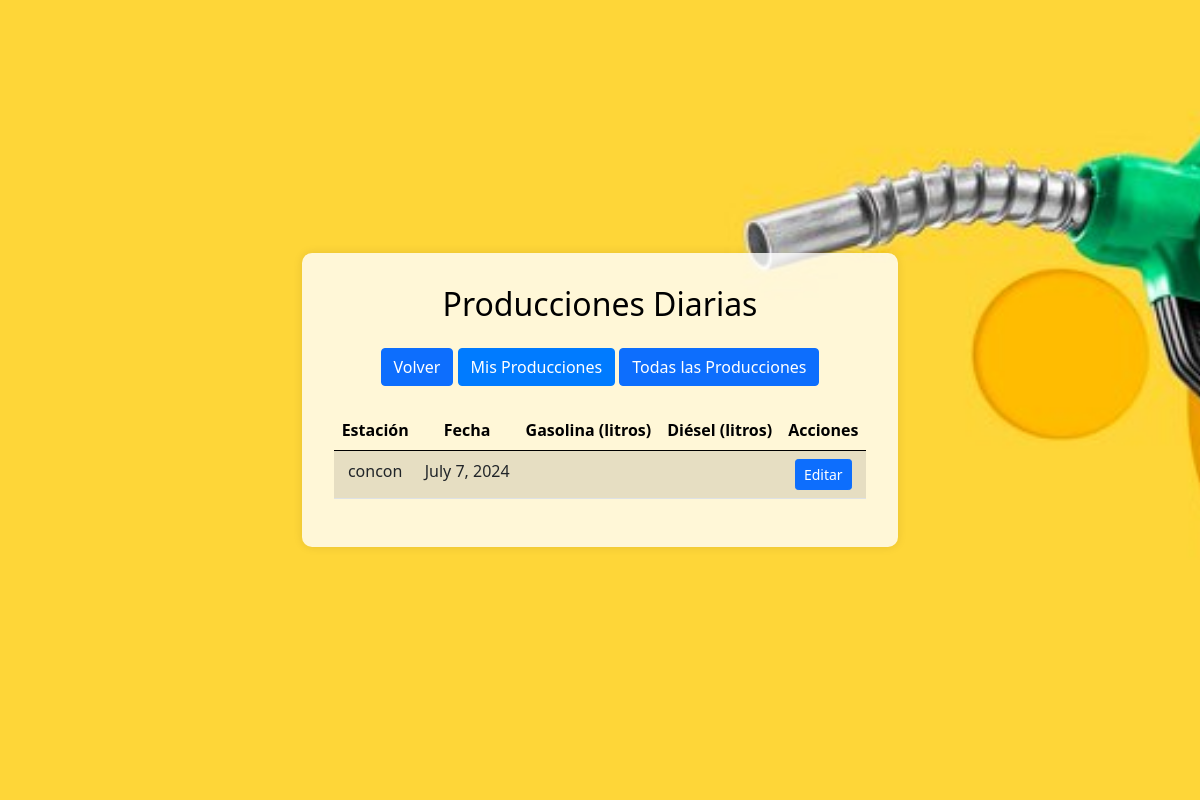
The app's page /producciones/ (signed in), older data.
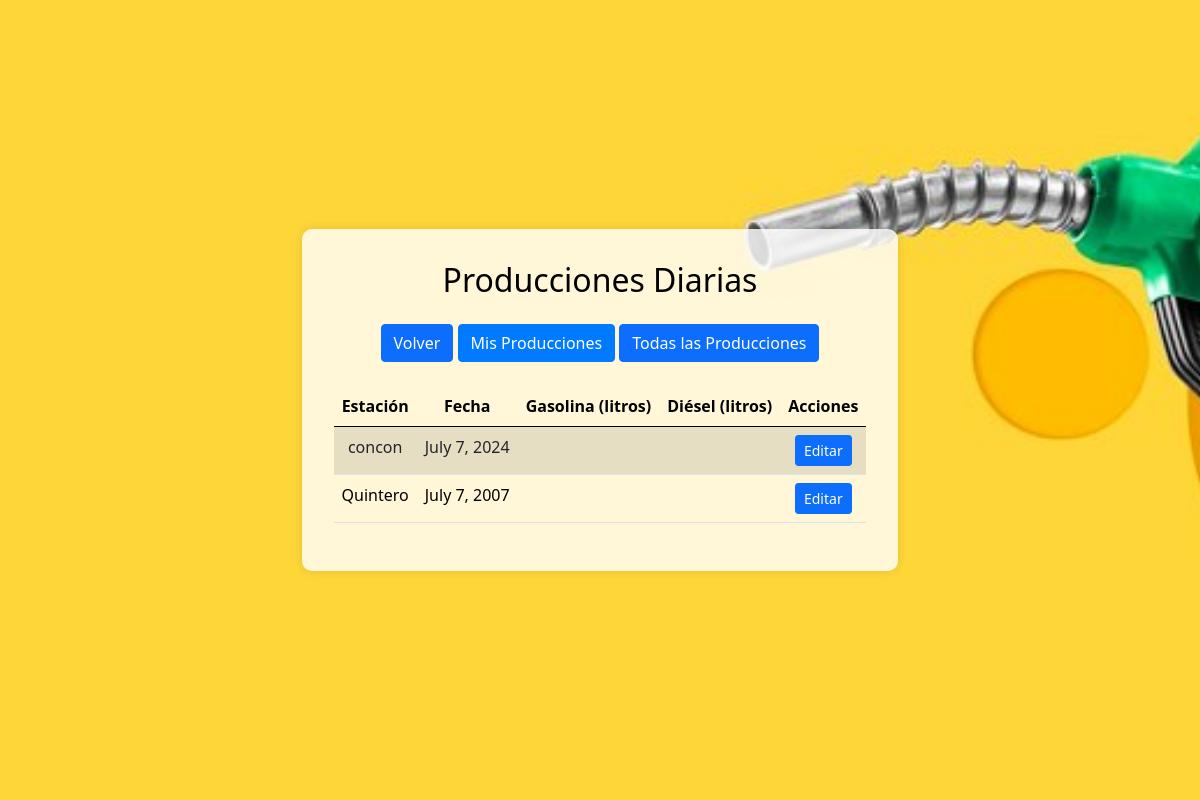
The same page, newer data.
### myapp/models.py (models this page shows, shortened)
class ProduccionDiaria(models.Model):
    estacion=models.CharField(max_length=100)
    turno=models.CharField(max_length=2) #AM PM MM
    fecha=models.DateField()
    hora=models.TimeField(default='00:00')
    litrosProduccion=models.DecimalField(max_digits=10, decimal_places=2)
    codigoPlanta=models.CharField(max_length=5, default='') #PRG, PRD, PRA
    codigoCombustible=models.CharField(max_length=5, default='') #G93, G95, G97, DIE, DIP, JA1, AVG
    operador=models.ForeignKey(User, on_delete=models.CASCADE, related_name='producciones')

### myapp/views.py (the view)
# urls.py: path('producciones/', views.lista_producciones_view, name='lista_producciones'),
@login_required
@group_required('Operador')
def lista_producciones_view(request):
    filtro = request.GET.get('filtro', 'mis')
    if filtro == 'todas':
        producciones = ProduccionDiaria.objects.all()
    else:
        producciones = ProduccionDiaria.objects.filter(operador=request.user)
    return render(request, 'lista_producciones.html', {'producciones': producciones, 'filtro': filtro})

### myapp/templates/lista_producciones.html (shortened to what this page needs)
<!DOCTYPE html>
{% load static %}
<html lang="en">
<head>
    <link href="https://cdn.jsdelivr.net/npm/bootstrap@5.0.2/dist/css/bootstrap.min.css" rel="stylesheet">
</head>
<body>
    <div class="jumbotron">
        <div class="panel-container">
            <h2 class="mb-4 text-center">Producciones Diarias</h2>
            <div class="mb-4 text-center">
                <a href="{% url 'panel' %}" class="btn btn-primary">Volver</a>
                <a href="?filtro=mis" class="btn btn-primary {% if filtro == 'mis' %}active{% endif %}">Mis Producciones</a>
                <a href="?filtro=todas" class="btn btn-primary {% if filtro == 'todas' %}active{% endif %}">Todas las Producciones</a>
            </div>
            <table class="table table-striped">
                <thead>
                    <tr>
                        <th>Estación</th>
                        <th>Fecha</th>
                        <th>Gasolina (litros)</th>
                        <th>Diésel (litros)</th>
                        <th>Acciones</th>
                    </tr>
                </thead>
                <tbody>
                    {% for produccion in producciones %}
                    <tr>
                        <td>{{ produccion.estacion }}</td>
                        <td>{{ produccion.fecha }}</td>
                        <td>{{ produccion.gasolina }}</td>
                        <td>{{ produccion.diesel }}</td>
                        <td>
                            {% if produccion.operador == user %}
                            <a href="{% url 'editar_produccion' produccion.pk %}" class="btn btn-sm btn-primary">Editar</a>
                            {% endif %}
                        </td>
                    </tr>
                    {% endfor %}
                </tbody>
            </table>
        </div>
    </div>
</body>
</html>

Row changes from the older to the newer data that the page shows:
added ProduccionDiaria: estacion "Quintero", fecha "July 7, 2007", shows "Editar"
